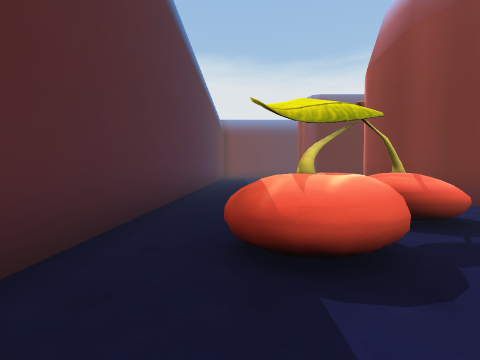
View 1 (above)

24 first-person views from a walk through a Unity game level. The camera is 1.5 m above the floor, tilts 2° down and sees 85° across. The floor is counted in squares, 2 m on a side. Each view is taken from the middle of a square. On the plan, view 1 faces up. The plan holds only what a view shows up to about 9 squares ahead; the rest is blank. The place goes on beyond the plan. The player character is not drawn.

View 2
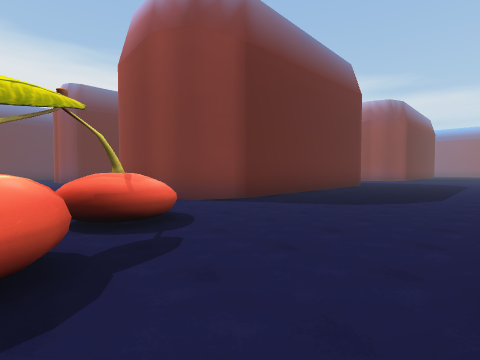

View 3
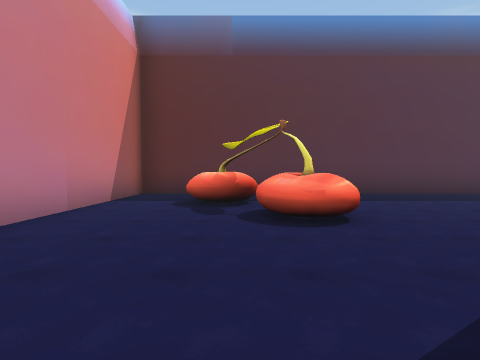

View 4
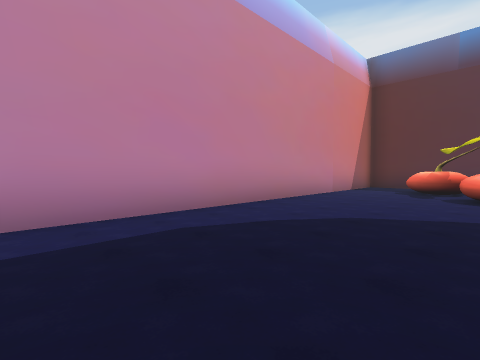

View 5
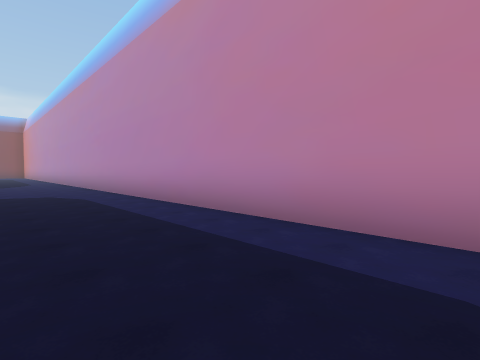

View 6
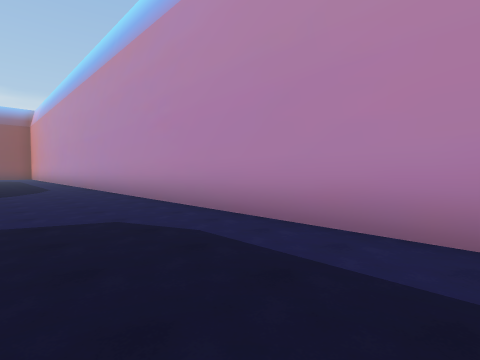

View 7
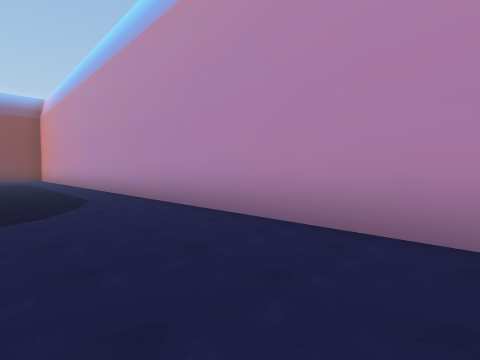

View 8
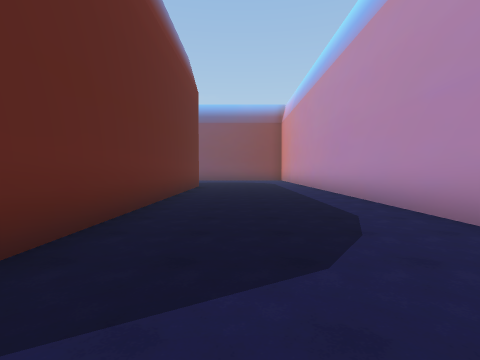

View 9
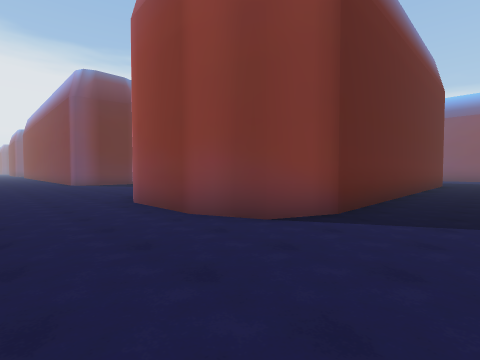

View 10
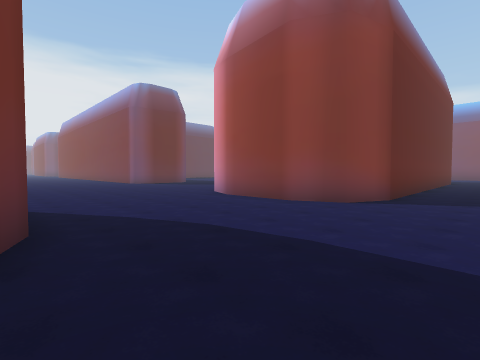

View 11
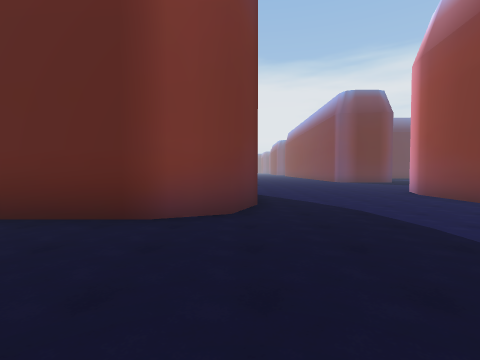

View 12
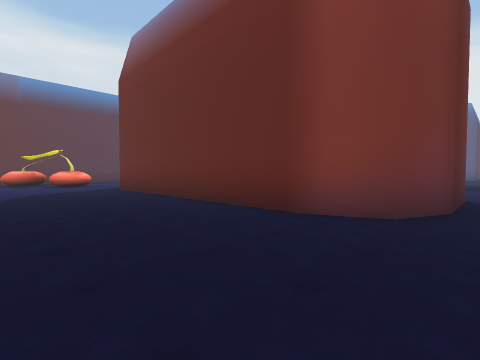

View 13
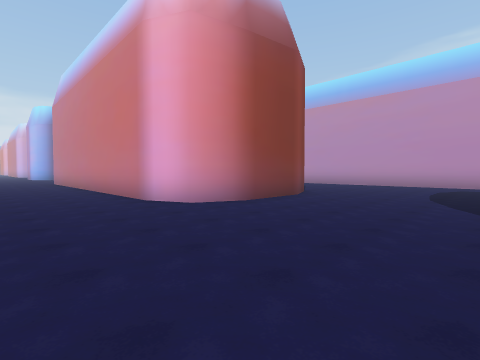

View 14
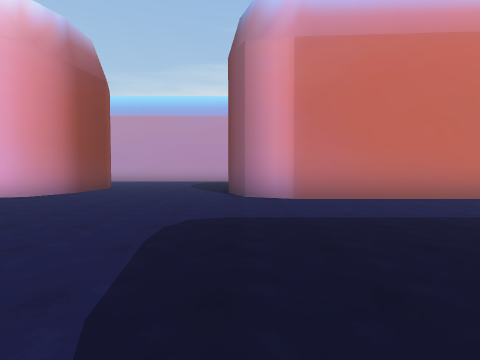

View 15
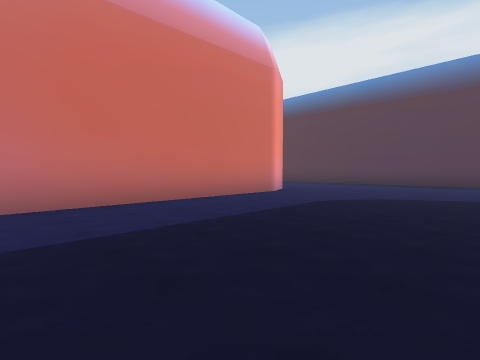

View 16
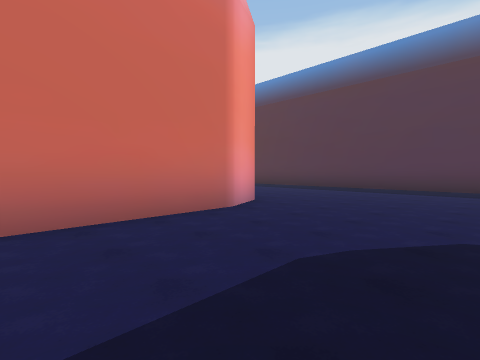

View 17
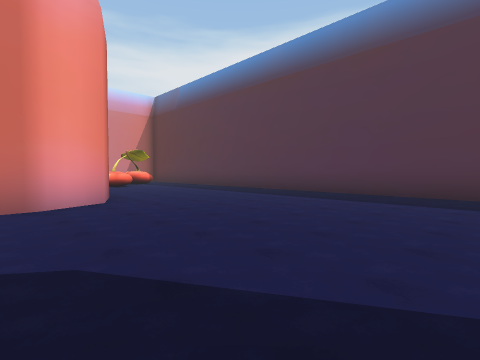

View 18
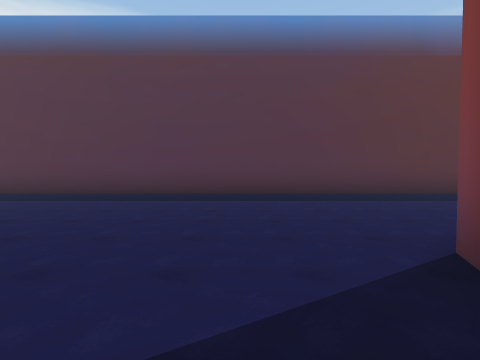

View 19
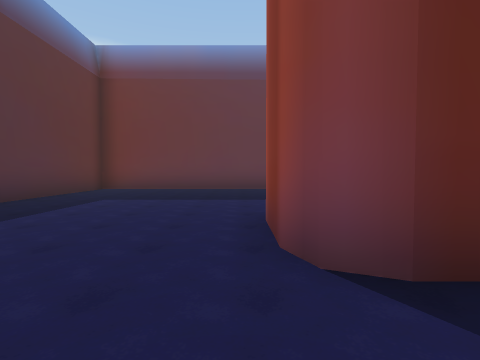

View 20
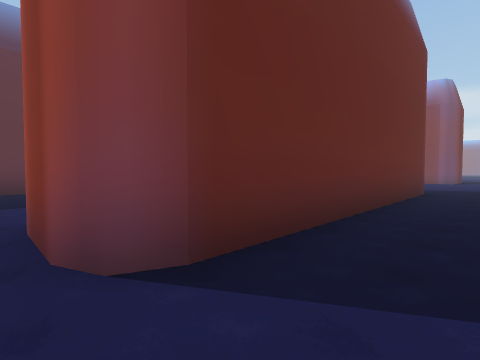

View 21
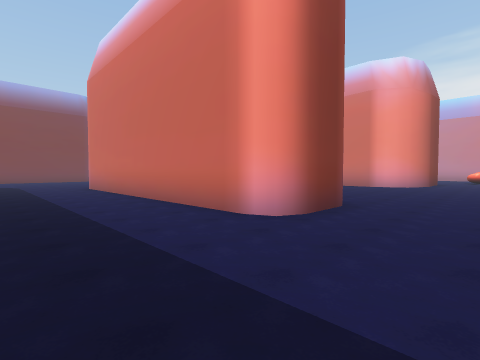

View 22
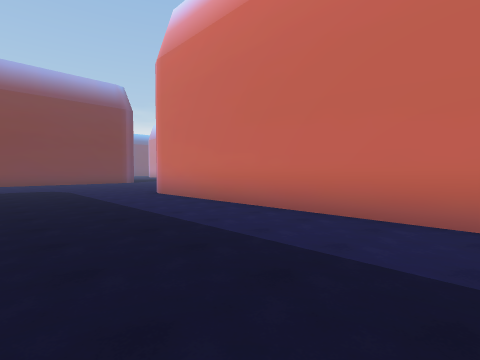

View 23
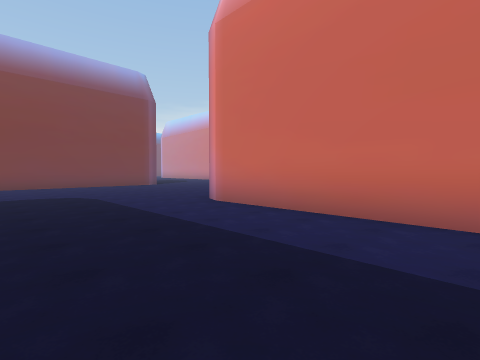

View 24
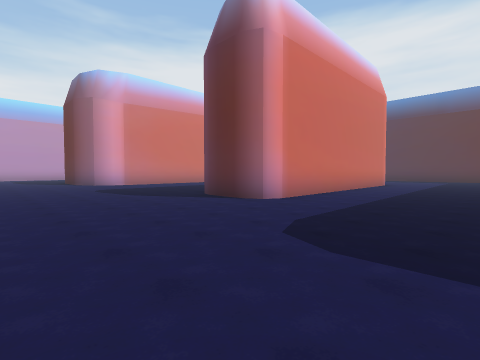

### Floor plan
Points are (right, up) in squares from view 1. A wall is a line through its corners. A room is listed if a view was taken in it or the views show most of it. See-through windows are left out.
Room 1 (views 1, 2, 3, 4, 5, 6, 7, 8, 9, 10, 11, 12, 13, 14, 15, 16, 17, 18, 19, 20, 21, 22, 23, 24)
walls: (14.6, 11) (15.8, 10.5) (16.4, 9.1) (16.4, 6.8) (15.9, 5.5) (14.6, 5) (6.2, 5) (4.9, 5.5) (4.4, 6.8) (4.4, 9.2) (4.9, 10.5) (6.2, 11) (14.6, 11); (14.1, 17.8) (5.2, 17.8) (4.6, 18) (4.4, 18.5) (4.4, 20) (4.6, 20.5) (5.2, 20.7) (14.1, 20.7) (14.7, 20.5) (14.9, 20) (14.9, 18.5) (14.7, 18.1); (1.6, 2.8) (1.5, 2.3); (1.2, 3.3) (1.5, 2.9) (1.5, 2.7); (31, 5) (23.4, 5) (22.1, 5.5) (21.6, 6.8) (21.6, 9.2) (22.1, 10.5) (23.4, 11) (26.8, 11); (-1.7, 25) (-1.7, -0.2) (31, -0.2)
low walls: (3.4, 4.4) (3.3, 3.8); (3, 4.9) (3.3, 4.5) (3.4, 4) (3.1, 3.4) (2.6, 3.3) (2.1, 3.3) (1.7, 3.8); (3.3, 3.5) (2.9, 3.2); (1.6, 2.5) (1.2, 1.8) (0.7, 1.7) (0.2, 1.8) (-0.1, 2.3)

Positions as (right, up) in squares from view 1, and headings:
1: (0, 0), facing up
2: (1, 0), facing up-right
3: (7, 3), facing left
4: (11, 4), facing down-left
5: (9, 3), facing down-right
6: (14, 3), facing down-right
7: (19, 3), facing down-right
8: (22, 3), facing right
9: (19, 3), facing up-right
10: (16, 3), facing up-right
11: (16, 1), facing up
12: (17, 1), facing up-left
13: (17, 14), facing down-right
14: (16, 18), facing down
15: (14, 17), facing down-left
16: (10, 15), facing down-left
17: (7, 17), facing down-left
18: (7, 16), facing left
19: (4, 16), facing up
20: (4, 16), facing up-right
21: (2, 24), facing down-right
22: (6, 25), facing down-right
23: (9, 25), facing down-right
24: (20, 25), facing down-left
